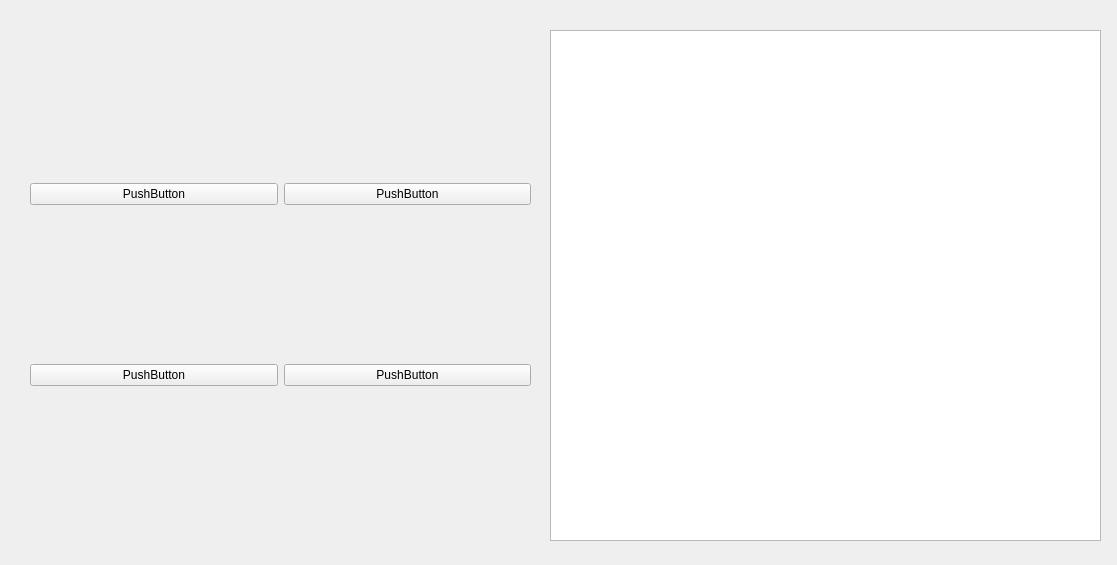
<?xml version="1.0" encoding="UTF-8"?>
<ui version="4.0">
 <class>Form</class>
 <widget class="QWidget" name="Form">
  <property name="geometry">
   <rect>
    <x>0</x>
    <y>0</y>
    <width>1117</width>
    <height>565</height>
   </rect>
  </property>
  <property name="windowTitle">
   <string>Form</string>
  </property>
  <widget class="QWidget" name="gridLayoutWidget">
   <property name="geometry">
    <rect>
     <x>30</x>
     <y>30</y>
     <width>501</width>
     <height>511</height>
    </rect>
   </property>
   <layout class="QGridLayout" name="gridLayout">
    <item row="1" column="0">
     <widget class="QPushButton" name="pushButton_2">
      <property name="text">
       <string>PushButton</string>
      </property>
     </widget>
    </item>
    <item row="0" column="0">
     <widget class="QPushButton" name="pushButton">
      <property name="text">
       <string>PushButton</string>
      </property>
     </widget>
    </item>
    <item row="0" column="1">
     <widget class="QPushButton" name="pushButton_3">
      <property name="text">
       <string>PushButton</string>
      </property>
     </widget>
    </item>
    <item row="1" column="1">
     <widget class="QPushButton" name="pushButton_4">
      <property name="text">
       <string>PushButton</string>
      </property>
     </widget>
    </item>
   </layout>
  </widget>
  <widget class="QTextEdit" name="te_output">
   <property name="geometry">
    <rect>
     <x>550</x>
     <y>30</y>
     <width>551</width>
     <height>511</height>
    </rect>
   </property>
  </widget>
 </widget>
 <resources/>
 <connections/>
</ui>
